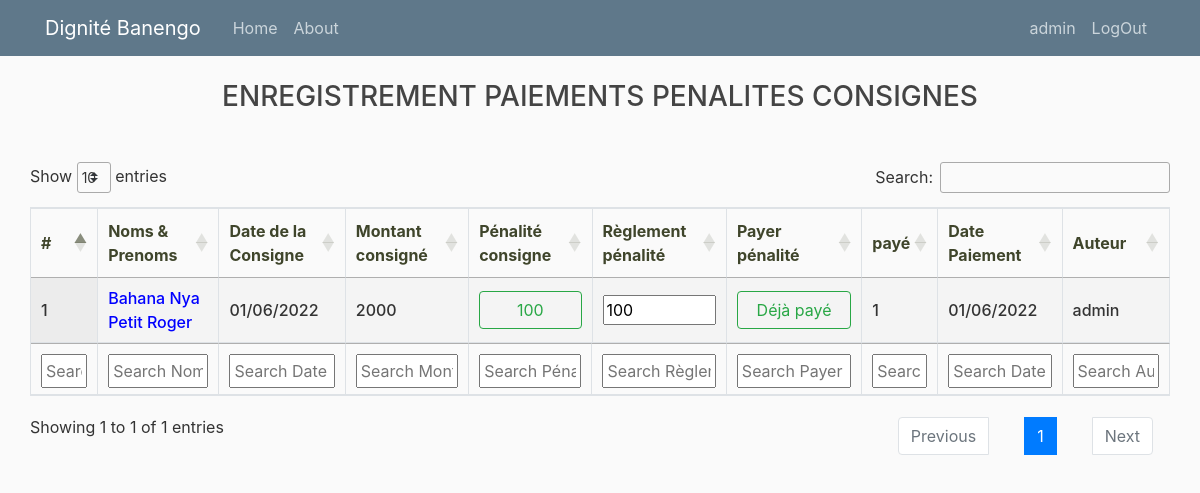
Page /consignehistory/ (signed in) on the committed database.
### tontine/models.py (models this page shows, shortened)
class Consigne(models.Model):
    membre = models.ForeignKey(Membre, on_delete=models.CASCADE)
    montant_consigne = models.PositiveBigIntegerField()
    date_consigne = models.DateField()
    penalite_consigne = models.PositiveBigIntegerField()
    reglement = models.PositiveBigIntegerField(default=0)
    date_paiement = models.DateTimeField(blank=True, null=True)
    created = models.DateTimeField(auto_now_add=True)
    updated = models.DateTimeField(auto_now=True)
    author= models.ForeignKey(User, on_delete=models.SET_NULL, blank=True, null=True)
    @property
    def consigne_paye(self):
        if self.reglement >= self.penalite_consigne:
            return 1
        return 0

class Membre(models.Model):
    user = models.OneToOneField(User, on_delete=models.CASCADE)
    nom = models.CharField(max_length=100, unique=True)
    matricule = models.CharField(max_length=8, unique=True)
    telephone = models.CharField(max_length=10, blank=True, null=True)
    qualite = models.CharField(max_length=100, blank=True, null=True)
    profession = models.CharField(max_length=100, blank=True, null=True)
    sexe = models.CharField(choices=SEXE_CHOICES, max_length=1)
    date_naissance = models.DateField(blank=True, null=True)
    date_adhesion = models.DateField()
    created = models.DateTimeField(auto_now_add=True)
    updated = models.DateTimeField(auto_now=True)
    cotisation = models.ForeignKey(MontantCotisation, on_delete=models.CASCADE)
    presence = models.ForeignKey(MontantPresence, on_delete=models.CASCADE)
    sport = models.ForeignKey(MontantSport, on_delete=models.CASCADE)
    bank = models.ForeignKey(MontantBank, on_delete=models.SET_NULL, blank=True, null=True)
    bank_bool = models.BooleanField(default=False)
    cotisation_bool = models.BooleanField(default=False)
    presence_bool = models.BooleanField(default=True)
    total_impaye = models.IntegerField(default=0)
    total_seance = models.IntegerField(default=0)
    total_consigne = models.IntegerField(default=0)
    reserve = models.IntegerField(default=0)

### tontine/views.py (the view)
# urls.py: path('consignehistory/', views.consignehistory, name='consignehistory'),
@login_required
def consignehistory(request):
	if request.user.is_staff:
		listconsignes = Consigne.objects.all()
	else:
		try:
			m = request.user.membre
			listconsignes=Consigne.objects.filter(membre=m)
		except Exception as e:
			listconsignes = []
	context = {'listconsignes': listconsignes}
	return render(request, "tontine/consignehistory.html", context)

### tontine/templatetags/custom_tag.py (called while the page is built)
@register.filter(name='has_group')
def has_group(user, group_name):
    group = Group.objects.get(name=group_name)
    return True if group in user.groups.all() else False

### tontine/templates/tontine/consignehistory.html (shortened to what this page needs)
{% extends "tontine/base3.html" %}
{% load crispy_forms_tags %}
{% load custom_tag %}
{% block content %}
<div class="container-fluid">
    <h3 style="text-align: center;">ENREGISTREMENT PAIEMENTS PENALITES CONSIGNES</h3>
    <br>
    <div class="row mt-3">
        <div class="col-md-12">
            <table id="example" class="stripe row-border order-column table-bordered" style="width:100%">
                <thead>
                    <tr>
                        <th>#</th>
                        <th>Noms & Prenoms</th>
                        <th>Date de la<br>Consigne</th>
                        <th>Montant<br>consigné</th>
                        <th>Pénalité <br>consigne</th>
                        <th>Règlement<br>pénalité</th>
                        <th>Payer pénalité</th>
                        <th>payé</th>
                        <th>Date <br>Paiement</th>
                        <th>Auteur</th>
                    </tr>
                </thead>
                <tbody>
                    {% for data in listconsignes %}
                        <tr>
                            <td>{{ forloop.counter }}</td>
                            <td id="name{{ data.id }}" {% if data.consigne_paye == 0 %} style="color: crimson;"
                             {% else %}
                              style="color: blue;"
                            {% endif %}>
                            {{data.membre.nom}}
                            </td>
                            <td>{{data.date_consigne|date:"d/m/Y"}}</td>
                            <td>{{data.montant_consigne}}</td>
                            <td>
                                {% if data.consigne_paye == 0 %}
                                <button class="btn btn-outline-danger" style="width: 100%">
                                    {{data.penalite_consigne}}
                                </button>
                                {% else %}
                                <button class="btn btn-outline-success" style="width: 100%">
                                    {{data.penalite_consigne}}
                                </button>
                                {% endif %}
                            </td>
                            <td>
                                <input type="number"  size="8" value="{{data.reglement}}" id="r{{ data.id }}" min="0" step="1" style='width:100%'>
                            </td>
                            <td>
                                {% if request.user|has_group:"payeur_sanction" %}
                                    {% if data.consigne_paye == 0 %}
                                    <button data-product="{{data.id}}" style="width: 100%" class="btn btn-outline-primary send">
                                        Payer
                                    </button>
                                    {% else %}
                                    <button  style="width: 100%" class="btn btn-outline-success">
                                        Déjà payé
                                    </button>
                                    {% endif %}
                                {% endif %}
                            </td>
                            <td id="payement{{ data.id }}" style="width: 1px">{{data.consigne_paye}}</td>
                            <td>{{data.date_paiement|date:"d/m/Y"}}</td>
                            <td>{{data.author}}</td>
                        </tr>
                        {% endfor %}
                </tbody>
                <tfoot>
                    <tr>
                        <th>#</th>
                        <th>Noms & Prenoms</th>
                        <th>Date de la<br>Consigne</th>
                        <th>Montant<br>consigné</th>
                        <th>Pénalité <br>consigne</th>
                        <th>Règlement<br>pénalité</th>
                        <th>Payer pénalité</th>
                        <th>payé</th>
                        <th>Date <br>Paiement</th>
                        <th>Auteur</th>
                    </tr>
                </tfoot>
            </table>
        </div>
    </div>
</div>
{% endblock %}

### tontine/templates/tontine/base3.html (shortened to what this page needs)
{% load static %}
<!DOCTYPE html>
<html>
<head>
    <link rel="stylesheet" href="https://maxcdn.bootstrapcdn.com/bootstrap/4.0.0/css/bootstrap.min.css">
    <link rel="stylesheet" type="text/css" href="https://cdnjs.cloudflare.com/ajax/libs/twitter-bootstrap/4.5.2/css/bootstrap.css">
    <link rel="stylesheet" type="text/css" href="https://cdn.datatables.net/1.12.1/css/dataTables.bootstrap4.min.css">
    <link rel="stylesheet" type="text/css" href="https://cdn.datatables.net/1.12.1/css/jquery.dataTables.min.css">
    <link rel="stylesheet" type="text/css" href="https://cdn.datatables.net/buttons/2.2.3/css/buttons.dataTables.min.css">
    <link rel="stylesheet" type="text/css" href="{% static 'css/main.css' %}">
</head>
<body>
  <header class="site-header">
    <nav class="navbar navbar-expand-md navbar-dark bg-steel fixed-top">
      <div class="container">
        <a class="navbar-brand mr-4" href="{% url 'home' %}">Dignité Banengo</a>
        <div class="collapse navbar-collapse" id="navbarToggle">
          <div class="navbar-nav mr-auto">
            <a class="nav-item nav-link" href="{% url 'home' %}">Home</a>
            <a class="nav-item nav-link" href="{% url 'about' %}">About</a>
          </div>
          <div class="navbar-nav">
            {% if user.is_authenticated %}
        <a class="nav-item nav-link" href="{% url 'profile' %}">{{ request.user.username }}</a>
        <a class="nav-item nav-link" href="{% url 'logout' %}">LogOut</a>
        {% else %}
        <a class="nav-item nav-link" href="{% url 'login' %}">Login</a>
        <a class="nav-item nav-link" href="{% url 'inscription' %}">Register</a>
        {% endif %}
          </div>
        </div>
      </div>
    </nav>
  </header>
  <main role="main" class="container-fluid">
    <div class="row">
      <div class="col-md-12">
        {% block content %}{% endblock %}
      </div>
    </div>
  </main>
</body>
</html>

### static/css/main.css (style rules this page uses)
body { background: #fafafa; color: #333333; margin-top: 5rem; }
h1, h2, h3, h4, h5, h6 { color: #444444; }
.bg-steel { background-color: #5f788a; }
.site-header .navbar-nav .nav-link { color: #cbd5db; }

### tontine/templates/tontine/consignehistory.html (style rules this page uses)
th { color: #3f452b; font-weight: bold; }
td { font-weight: 490; }

### rows in the picture
Consigne: membre.nom "Bahana Nya Petit Roger", date_consigne "01/06/2022", montant_consigne "2000", penalite_consigne "100", reglement "100", shows "Déjà payé", consigne_paye "1", date_paiement "01/06/2022", author "admin"

### other values in the picture
{{ request.user.username }} "admin"
